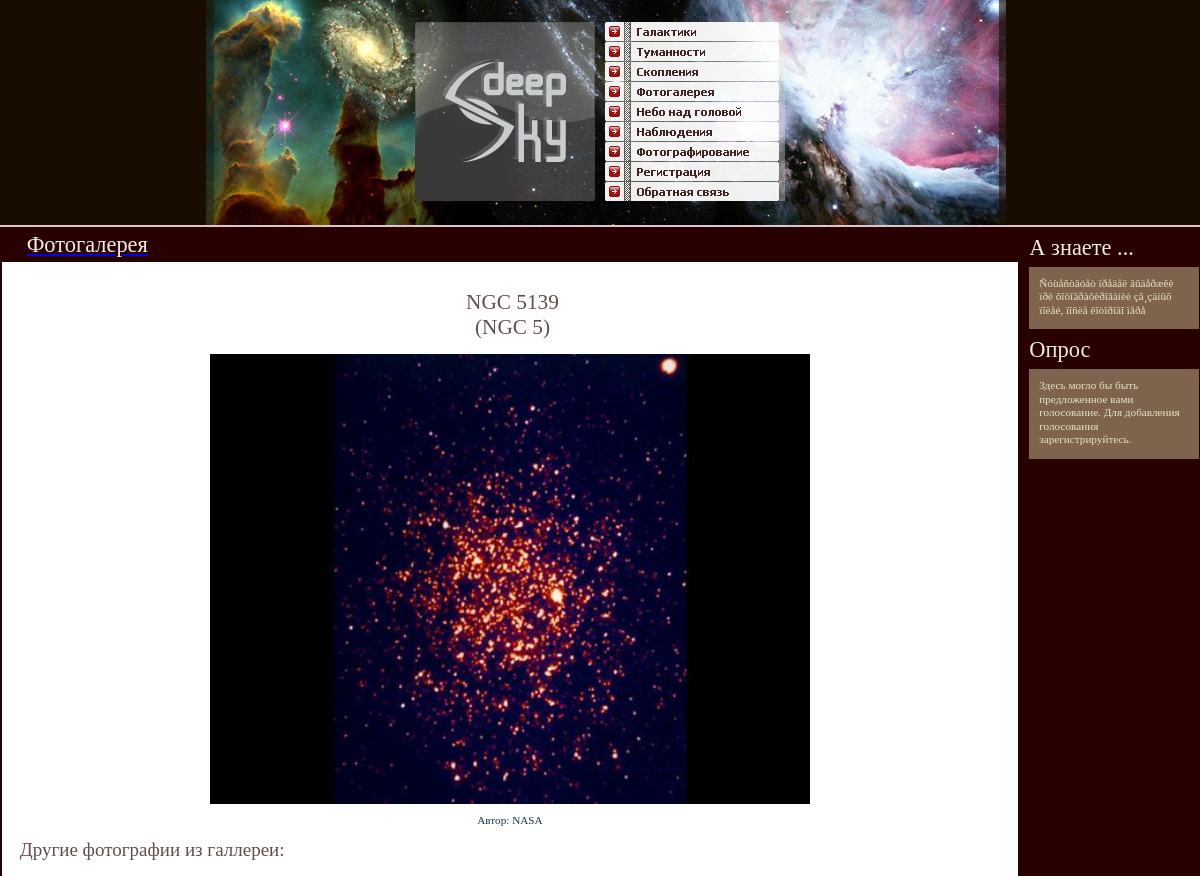
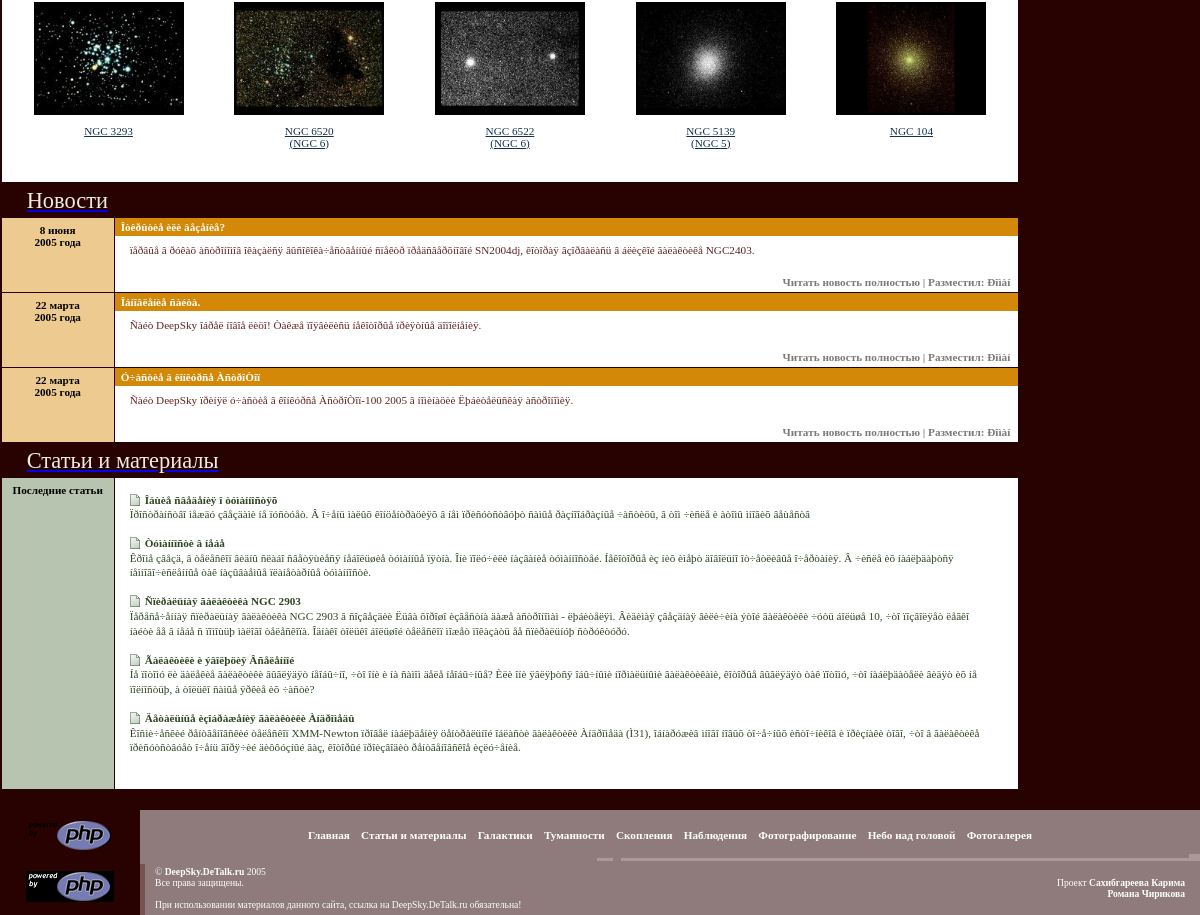
Screenshot of /showpic.php?pid=55 with the database file from the repository (2 pictures, top to bottom).
### tables this page shows
CREATE TABLE `news` (
  `id` int(10) NOT NULL auto_increment,
  `kid` int(10) NOT NULL default '1',
  `news_full` text NOT NULL,
  `news_short` text NOT NULL,
  `title` varchar(83) NOT NULL default '',
  `author` int(10) NOT NULL default '0',
  `status` varchar(8) NOT NULL default '',
  `date` int(10) NOT NULL default '0',
  PRIMARY KEY  (`id`)
);

CREATE TABLE `users` (
  `id` int(10) NOT NULL auto_increment,
  `name` varchar(83) NOT NULL default '',
  `pass` varchar(83) NOT NULL default '',
  `pravo` varchar(8) NOT NULL default '',
  `email` varchar(83) NOT NULL default '',
  `icq` varchar(8) NOT NULL default '',
  `url` varchar(83) NOT NULL default '',
  `date` int(10) NOT NULL default '0',
  PRIMARY KEY  (`id`)
);

CREATE TABLE `articles` (
  `id` int(10) NOT NULL auto_increment,
  `kid` int(10) NOT NULL default '0',
  `about` text NOT NULL,
  `title` varchar(83) NOT NULL default '',
  `article` text NOT NULL,
  `status` varchar(6) NOT NULL default '',
  `readnum` int(15) NOT NULL default '0',
  `votenum` int(15) NOT NULL default '0',
  `voterate` int(150) NOT NULL default '0',
  `rate` decimal(10,2) NOT NULL default '0.00',
  `rateip` text NOT NULL,
  `rateids` text NOT NULL,
  `author` varchar(83) NOT NULL default '',
  `date` int(10) NOT NULL default '0',
  `objid` int(11) NOT NULL default '0',
  PRIMARY KEY  (`id`)
);

CREATE TABLE `tips` (
  `id` int(10) NOT NULL auto_increment,
  `tips` varchar(83) NOT NULL default '',
  PRIMARY KEY  (`id`)
);

### inc/config.php (called while the page is built, shortened)
<?
$t1 = 'users';
$t3 = 'news';
$t5 = 'articles';
$t9 = 'configs';
$t14 = 'tips';
?>

### modules/functions.php (called while the page is built, shortened)
<?
function get_name ($id)
{
	global $db, $t1;
	$sql = mysqli_query ($db, "select name from ".$t1." where id = '$id'");
	$row = mysqli_fetch_array($sql);
	return $row['name'];
}
function conf ($what)
{
	global $db, $t9;
	$sql = mysqli_query ($db, "select v from ".$t9." where what = '".$what."' limit 1");
	$row = mysqli_fetch_array($sql);
	return $row['v'];
}
?>

### showpic.php (the view, shortened to what this page needs)
<?php
include_once("inc/head.php");
include_once("inc/config.php");
include_once("modules/functions.php");
?>
    <table style="width: 100%" cellspacing=1 cellpadding=0 class=photo>
     <tr>
      <td colspan=2 class=hd><a href="gal.php"><h1>Фотогалерея</h1></a></td>
     </tr>
     <tr>
      <td>
       <table style="width: 100%; height: 100%" cellspacing=0 cellpadding=0>
        <tr>
         <td class=cont align=center>
<?php
include("inc/config.php");
?>
          <table width=100% cellspacing=3 cellpadding=5 class=gal>
           <tr>
            <td align=center colspan=5><div id="div_main"></div><div id="dop_main" style="display: none;"></div><a style="cursor: hand;" onclick="javascript: window.open('full_image.php?im='+document.getElementById('dop_main').value, '', 'resizable=1, scrollbars=1, menubar=0, status=0, location=0, toolbar=0');"><img id="scene" width="600" alt="Показать в натуральную величину"></a><br><div id="opis"></div></td>
           </tr>
           <tr>
            <td align=center colspan=5><h3>Другие фотографии из галлереи:</h3></td>
           </tr>
           <tr>
            <td align=center valign="top" id="pl1"><a href="javascript: bigshow(document.getElementById('dop1').value, maxi, urls, photos);"><img width=150 id="th1" src=gal.jpg><br><div id="div1"></div><div id="dop1" style="display: none;"></div></a></td>
            <td align=center valign="top" id="pl2"><a href="javascript: bigshow(document.getElementById('dop2').value, maxi, urls, photos);"><img width=150 id="th2" src=gal.jpg><br><div id="div2"></div><div id="dop2" style="display: none;"></div></a></td>
            <td align=center valign="top" id="pl3"><a href="javascript: bigshow(document.getElementById('dop3').value, maxi, urls, photos);"><img width=150 id="th3" src=gal.jpg><br><div id="div3"></div><div id="dop3" style="display: none;"></div></a></td>
            <td align=center valign="top" id="pl4"><a href="javascript: bigshow(document.getElementById('dop4').value, maxi, urls, photos);"><img width=150 id="th4" src=gal.jpg><br><div id="div4"></div><div id="dop4" style="display: none;"></div></a></td>
            <td align=center valign="top" id="pl5"><a href="javascript: bigshow(document.getElementById('dop5').value, maxi, urls, photos);"><img width=150 id="th5" src=gal.jpg><br><div id="div5"></div><div id="dop5" style="display: none;"></div></a></td>
           </tr>
          </table>
         </td>
        </tr>
       </table>
      </td>
     </tr>
    </table>
<table style="width: 100%" cellspacing=1 cellpadding=0 class=news>
     <tr>
      <td colspan=2 class=hd><a href=show_news.php><h1>Новости</h1></a></td>
     </tr>
     <?
     $perindex = conf('news_index');
	 $sql = mysqli_query ($db, "select id, author, title, news_short, kid, date from ".$t3." where status = 'ok' order by id DESC limit ".$perindex."");
	 while ($row = mysqli_fetch_array($sql))
	 {
	 $date = getdate ($row['date']);
	$months = array(1=>"января", 2=>"февраля", 3=>"марта", 4=>"апреля", 5=>"мая", 6=>"июня", 7=>"июля", 8=>"августа", 9=>"сентября", 10=>"октября", 11=>"ноября", 12=>"декабря");
	$tdate =$date['mday']." ".$months[$date['mon']]."<BR>".$date['year']." года";
	 	echo"
	     <tr>
	      <td class=date>$tdate</td>
	      <td>
	       <table style=\"width: 100%; height: 100%\" cellspacing=0 cellpadding=0 class=news>
	        <tr>
	         <td class=nhd>".$row['title']."</td>
	        </tr>
	        <tr>
	         <td class=cont>
	          ".$row['news_short']."
	         </td>
	        </tr>
	        <tr>
	         <td class=hrefs><a href=\"show_news.php?act=read&id=".$row['id']."\">Читать новость полностью</a> | Разместил: ".get_name($row['author'])."</td>
	        </tr>
	       </table>
	      </td>
	     </tr>";
	 }
     ?>
    </table>
    <table style="width: 100%" cellspacing=1 cellpadding=0 class=articles>
     <tr>
      <td colspan=2 class=hd><a href=show_articles.php><h1>Статьи и материалы</h1></a></td>
     </tr>
     <tr>
      <td class=op>Последние статьи</td>
      <td class=cont>
           <?
           $sql = mysqli_query ($db, "select title, id, about from ".$t5." where status = 'ok' order by date desc limit 5");
           while ($row = mysqli_fetch_array($sql))
           {
           echo "<a href=show_articles.php?act=read&aid=".$row['id'].">".$row['title']."</a><br>
           ".$row['about']."<br><br>";
           }
      	   ?>
      </td>
     </tr>
    </table>
   <?php
   include_once("inc/foot.php");
   ?>

### inc/foot.php (shortened to what this page needs)
</td>
   <td style="width: 250px; vertical-align: top">
    <table style="width: 100%" cellspacing=0 cellpadding=0>
     <tr>
      <td class=rhd><h1>А знаете ...</h1></td>
     </tr>
     <tr>
      <td class=rcol>
	<?
	global $db, $t14;
	$sql = mysqli_query ($db, "select id from ".$t14." where 1");
	if(mysqli_num_rows($sql) > 0) {
	$id=array();
	while ($row = mysqli_fetch_array($sql))
	{
		$id[] = $row["id"];
	}
	shuffle($id);
	$sql = mysqli_query ($db, "select tips from ".$t14." where id = '$id[0]'");
	$row = mysqli_fetch_assoc($sql);
	if (!empty($row["tips"]))echo $row["tips"];
	}
	else echo"
	Если вы зарегистрируетесь, вы сможете добавлять статьи и файлы. А со временем вы также сможете добавлять свои голосования и фотографии.
	";?></td>
     </tr>
     <tr>
      <td class=rhd><h1>Опрос</h1></td>
     </tr>
     <tr>
      <td class=rcol>
	  <?
	  function specmainlist()
	  {
	  	global $db, $t12, $t13, $_COOKIE;
	  	$err = array(
	  	1=>"Здесь могло бы быть предложенное вами голосование. Для добавления голосования зарегистрируйтесь.&nbsp;&nbsp;&nbsp;&nbsp;&nbsp;&nbsp;");
	  	$sql = mysqli_query ($db, "select id from ".$t12." where active = '1'");
	  	$voteids = array();
	  	while ($row = mysqli_fetch_array($sql))
	  	{
	  		$voteids[] = $row['id'];
	  	}
	  	if (count($voteids)>1)
	  	{
	  		if ($voteshowok!=1)
	  		$errkod=1;
	  	}
	  	elseif (count($voteids)==1)
	  	{
	  		if (!speccheck_if_vote($voteids[0]))
	  		specvote_form($voteids[0]);
	  		else
	  		$errkod=1;
	  	}
	  	else
	  	{
	  		$errkod=1;
	  	}
	  	if (!empty($errkod))
	  	echo $err[$errkod];
	  }
	  function speccheck_if_vote($id)
	  {
	  	global $db, $_COOKIE, $t12;
	  	if (isset($_COOKIE['cms_vote_label_id_'.$id]) && $_COOKIE['cms_vote_label_id_'.$id]=="1")
	  	return 1;
	  	else
	  	{
	  		$row = mysqli_fetch_array(mysqli_query($db, "select voteips, voteids from ".$t12." where id = '".$id."' limit 1"));
	  		$ip = getip();
	  		$ips = explode(";", $row["voteips"]);
	  		foreach ($ips as $uip)
	  		{
	  			if ($ip==$uip)
	  			return 1;
	  		}
	  	}
	  	return 0;
	  }
specmainlist();?>
      </td>
     </tr>
    </table>
   </td>
  </tr>
  <tr><td colspan=2 style="height: 20px">&nbsp;</td></tr>
  <tr>
   <td colspan=4>
    <table style="width: 100%" cellspacing=0 cellpadding=0>
     <tr>
      <td width=120 class=counter><img src=php.png alt="counter"></td>
      <td class=foot_mnu>
       <a href=index.php>Главная</a>&nbsp;&nbsp;&nbsp;
       <a href=show_articles.php>Статьи и материалы</a>&nbsp;&nbsp;&nbsp;
       <a href=show_articles.php?kid=2>Галактики</a>&nbsp;&nbsp;&nbsp;
       <a href=show_articles.php?kid=3>Туманности</a>&nbsp;&nbsp;&nbsp;
       <a href=show_articles.php?kid=4>Скопления</a>&nbsp;&nbsp;&nbsp;
       <a href=show_articles.php?kid=5>Наблюдения</a>&nbsp;&nbsp;&nbsp;
       <a href=show_articles.php?kid=6>Фотографирование</a>&nbsp;&nbsp;&nbsp;
       <a href=calendar_select.php>Небо&nbsp;над&nbsp;головой</a>&nbsp;&nbsp;&nbsp;
       <a href=gal.php>Фотогалерея</a>
      </td>
     </tr>
     <tr>
      <td width=120 class=counter><img src=php4.gif alt="counter"></td>
      <td class=foot_copy>
       <table style="width: 100%" cellspacing=0 cellpadding=0>
        <tr>
         <td style="background: url(img/foot_l_bg.gif) no-repeat left bottom">
          &copy <a href=index.php>DeepSky.DeTalk.ru</a> 2005<br>Все права защищены.<br><br>При использовании материалов данного сайта, ссылка на DeepSky.DeTalk.ru обязательна!
         </td>
         <td align=right>Проект <a href="mailto:karim@detalk.ru">Сахибгареева Карима</a><BR>
								<a href="mailto:sokrat1988@mail.ru">Романа Чирикова</a>	</td>
        </tr>
       </table>
      </td>
     </tr>
    </table>
   </td>
  </tr>
 </table>
</body>
</html>

### stsc/style.css (style rules this page uses)
body { background-color: #280201; margin: 0; padding: 0; height: 100%; text-decoration: none; font-weight: normal; font-size: 0.8em; color: #FFFFFF; font-family: Tahoma, sans serif; }
img { border: none; margin: 0; padding: 0; }
h1 { margin: 0; padding: 0; text-decoration: none; font-weight: normal; font-size: 1.4em; color: #EFECE3; font-family: Tahoma, sans serif; }
h3 { text-align: left; margin: 0px 0px 0px 5px; padding: 0; text-decoration: none; font-weight: normal; font-size: 1.7em; color: #624E4D; font-family: Tahoma, sans serif; }
td.counter { background-color: #280201; text-align: center; vertical-align: 50%; padding: 10px; }
td.foot_mnu { background: url(../img/foot_mnu_bg.gif) no-repeat right bottom; background-color: #8F7B7B; text-align: center; padding: 5px 5px 6px 5px; font-size: 0.7em; line-height: 150%; }
td.foot_mnu a { text-decoration: none; font-weight: bold; color: #FFFFFF; font-family: Tahoma, sans serif; }
td.foot_copy { background-color: #8F7B7B; }
td.foot_copy table td { padding: 5px 15px 5px 15px; font-size: 0.6em; }
td.foot_copy table td a { text-decoration: none; font-weight: bold; color: #FFFFFF; font-family: Tahoma, sans serif; }
td.hd { padding-left: 25px; padding-top: 4px; padding-bottom: 3px; }
table.news td.date { width: 100px; background-color: #EDCB90; text-align: center; vertical-align: top; padding: 6px; font-weight: bold; font-size: 0.7em; color: #000; font-family: Tahoma, sans serif; }
table.news td.nhd { background-color: #D38807; text-align: left; vertical-align: top; padding: 3px 3px 3px 6px; font-weight: bold; font-size: 0.7em; color: #fff; font-family: Tahoma, sans serif; }
table.news td.cont { background-color: #fff; text-align: left; vertical-align: top; padding: 8px 20px 18px 15px; font-weight: normal; font-size: 0.7em; color: #5F2523; font-family: Tahoma, sans serif; }
table.news td.hrefs { background-color: #fff; text-align: right; vertical-align: top; padding-bottom: 4px; padding-top: 2px; padding-right: 8px; font-weight: bold; font-size: 0.7em; color: #7C7A78; font-family: Tahoma, sans serif; }
table.news td.hrefs a { text-decoration: none; font-weight: bold; color: #7C7A78; font-family: Tahoma, sans serif; }
table.photo td.cont { background-color: #fff; text-align: center; vertical-align: middle; padding: 20px 5px 25px 5px; font-weight: normal; font-size: 0.7em; color: #143150; font-family: Tahoma, sans serif; }
table.articles td.op { width: 100px; background-color: #B7C5B0; text-align: center; vertical-align: top; padding: 6px; font-weight: bold; font-size: 0.7em; color: #000; font-family: Tahoma, sans serif; }
table.articles td.cont { background-color: #fff; text-align: left; vertical-align: top; padding: 15px 30px 20px 15px; line-height: 130%; font-weight: normal; font-size: 0.7em; color: #2E4722; font-family: Tahoma, sans serif; }
table.articles td.cont a { background: url(../img/ic_content.gif) no-repeat 0% 50%; padding-left: 15px; text-decoration: none; font-weight: bold; color: #2E4722; font-family: Tahoma, sans serif; }
td.rhd { padding-left: 0px; padding-top: 8px; padding-bottom: 6px; }
td.rcol { background-color: #7E644D; padding: 10px 10px 12px 10px; line-height: 120%; font-weight: normal; font-size: 0.7em; color: #E9E1CB; font-family: Tahoma, sans serif; }
table.gal td { font-weight: normal; font-size: 0.7em; color: #143150; font-family: Tahoma, sans serif; }
table.gal td a { font-weight: normal; text-decoration: underline; color: #143150; font-family: Tahoma, sans serif; }
table.gal td img { margin: 4px 0px 10px 0px; }

### rows the page displays
news: date "8", date "июня", date "2005", title "Îòêðûòèå èëè âåçåíèå?", news_short "ïåðâûå â ðóêàõ àñòðîíîìîâ îêàçàëñÿ âûñîêîêà÷åñòâåííûé ñïåêòð ïðåäñâåðõíîâîé SN2004dj, êîòîðàÿ âçîðâàëàñü â áëèçêîé ãàëàêòèêå NGC2403.", author.name "Ðîìàí"
news: date "22", date "марта", date "2005", title "Îáíîâëåíèå ñàéòà.", news_short "Ñàéò DeepSky îáðåë íîâîå ëèöî! Òàêæå ïîÿâèëèñü íåêîòîðûå ïðèÿòíûå äîïîëíåíèÿ.", author.name "Ðîìàí"
news: date "22", date "марта", date "2005", title "Ó÷àñòèå â êîíêóðñå ÀñòðîÒîï", news_short "Ñàéò DeepSky ïðèíÿë ó÷àñòèå â êîíêóðñå ÀñòðîÒîï-100 2005 â íîìèíàöèè Ëþáèòåëüñêàÿ àñòðîíîìèÿ.", author.name "Ðîìàí"
articles: title "Îáùèå ñâåäåíèÿ î òóìàííîñòÿõ", about "Ïðîñòðàíñòâî ìåæäó çâåçäàìè íå ïóñòóåò. Â î÷åíü ìàëûõ êîíöåíòðàöèÿõ â íåì ïðèñóòñòâóþò ñàìûå ðàçíîîáðàçíûå ÷àñòèöû, â òîì ÷èñëå è àòîìû ìíîãèõ âåùåñòâ"
articles: title "Òóìàííîñòè â íåáå", about "Êðîìå çâåçä, â òåëåñêîï âèäíû ñëàáî ñâåòÿùèåñÿ íåáîëüøèå òóìàííûå ïÿòíà. Îíè ïîëó÷èëè íàçâàíèå òóìàííîñòåé. Íåêîòîðûå èç íèõ èìåþò äîâîëüíî îò÷åòëèâûå î÷åðòàíèÿ. Â ÷èñëå èõ íàáëþäàþòñÿ íåìíîãî÷èñëåííûå òàê íàçûâàåìûå ïëàíåòàðíûå òóìàííîñòè."
articles: title "Ñïèðàëüíàÿ ãàëàêòèêà NGC 2903", about "Ïåðåñå÷åííàÿ ñïèðàëüíàÿ ãàëàêòèêà NGC 2903 â ñîçâåçäèè Ëüâà õîðîøî èçâåñòíà äàæå àñòðîíîìàì - ëþáèòåëÿì. Âèäèìàÿ çâåçäíàÿ âèëè÷èíà ýòîé ãàëàêòèêè ÷óòü áîëüøå 10, ÷òî ïîçâîëÿåò ëåãêî íàéòè åå â íåáå ñ ïîìîùüþ ìàëîãî òåëåñêîïà. Îäíàêî òîëüêî áîëüøîé òåëåñêîï ìîæåò ïîêàçàòü åå ñïèðàëüíóþ ñòðóêòóðó."
articles: title "Ãàëàêòèêè è ýâîëþöèÿ Âñåëåííîé", about "Íå ïîòîìó ëè äàëåêèå ãàëàêòèêè âûãëÿäÿò íåîáû÷íî, ÷òî îíè è íà ñàìîì äåëå íåîáû÷íûå? Èëè îíè ÿâëÿþòñÿ îáû÷íûìè íîðìàëüíûìè ãàëàêòèêàìè, êîòîðûå âûãëÿäÿò òàê ïîòîìó, ÷òî íàáëþäàòåëè âèäÿò èõ íå ïîëíîñòüþ, à òîëüêî ñàìûå ÿðêèå èõ ÷àñòè?"
articles: title "Äåòàëüíûå èçîáðàæåíèÿ ãàëàêòèêè Àíäðîìåäû", about "Êîñìè÷åñêèé ðåíòãåíîâñêèé òåëåñêîï XMM-Newton ïðîâåë íàáëþäåíèÿ öåíòðàëüíîé îáëàñòè ãàëàêòèêè Àíäðîìåäà (Ì31), îáíàðóæèâ ìíîãî íîâûõ òî÷å÷íûõ èñòî÷íèêîâ è ïðèçíàêè òîãî, ÷òî â ãàëàêòèêå ïðèñóòñòâóåò î÷åíü ãîðÿ÷èé äèôôóçíûé ãàç, êîòîðûé ïðîèçâîäèò ðåíòãåíîâñêîå èçëó÷åíèå."
tips: tips "Ñóùåñòâóåò ïðåäåë âûäåðæêè ïðè ôîòîãðàôèðîâàíèè çâ¸çäíûõ ïîëåé, ïîñëå êîòîðîãî ïåðå"

### other values shown
$err[$errkod] "Здесь могло бы быть предложенное вами голосование. Для добавления голосования зарегистрируйтесь."
